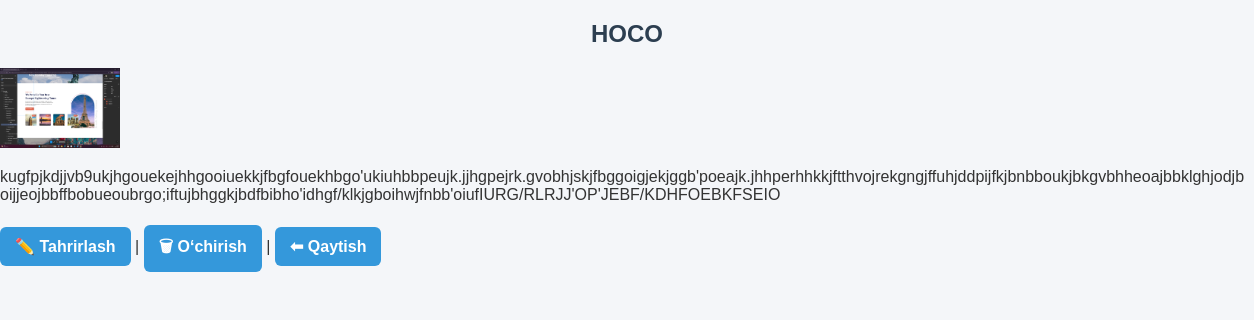
The page /api/companies/2/ (signed in) on the database its author committed.
### main/models.py (models this page shows, shortened)
class Company(models.Model):
    name = models.CharField(max_length=255)
    logo = models.ImageField(upload_to='media/')
    description = models.TextField(blank=True, null=True)
    owner = models.ForeignKey(User, on_delete=models.CASCADE)

### main/views.py (the view)
# urls.py: path('companies/<int:pk>/', company_detail, name='company_detail'),
@login_required
def company_detail(request, pk):
    company = get_object_or_404(Company, pk=pk, owner=request.user)
    return render(request, 'companies/company_detail.html', {'company': company})

### templates/companies/company_detail.html (shortened to what this page needs)
{% load static %}
<!DOCTYPE html>
<html lang="en">
<head>
  <link rel="stylesheet" href="{% static 'companies.css' %}">
</head>
<body>
  <h2>{{ company.name }}</h2>
  {% if company.logo %}
  <img src="{{ company.logo.url }}" width="120"><br>
  {% endif %}
  <p>{{ company.description }}</p>
  <a href="{% url 'company_edit' company.pk %}">✏️ Tahrirlash</a> |
  <a href="{% url 'company_delete' company.pk %}" onclick="return confirm('Удалить компанию?');">🗑 O‘chirish</a> |
  <a href="{% url 'company_list' %}">⬅ Qaytish</a>
</body>
</html>

### static/companies.css (style rules this page uses)
body { font-family: Arial, sans-serif; background: #f4f6f9; margin: 0; padding: 0; color: #333; }
h1, h2 { text-align: center; color: #2c3e50; }
a, button { display: inline-block; padding: 10px 15px; margin: 5px 0; border-radius: 6px; text-decoration: none; font-weight: bold; transition: 0.3s; cursor: pointer; }
a { background: #3498db; color: #fff; }

### rows shown on the page
Company: name "HOCO", logo (picture), description "kugfpjkdjjvb9ukjhgouekejhhgooiuekkjfbgfouekhbgo'ukiuhbbpeujk.jjhgpejrk.gvobhjskjfbggoigjekjggb'poeajk.jhhperhhkkjftthvojrekgngjffuhjddpijfkjbnbboukjbkgvbhheoajbbklghjodjb oijjeojbbffbobueoubrgo;iftujbhggkjbdfbibho'idhgf/klkjgboihwjfnbb'oiufIURG/RLRJJ'OP'JEBF/KDHFOEBKFSEIO"
